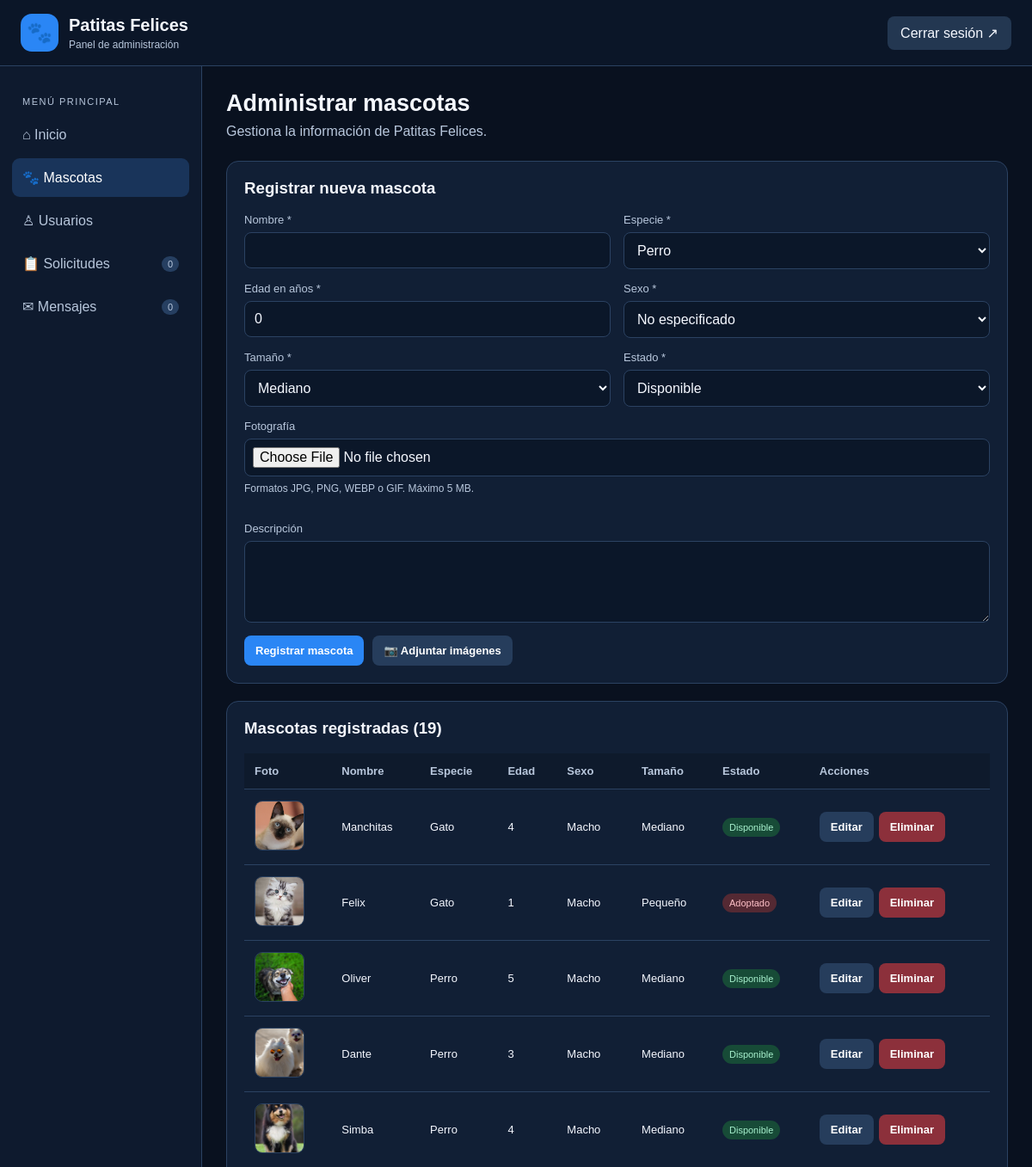
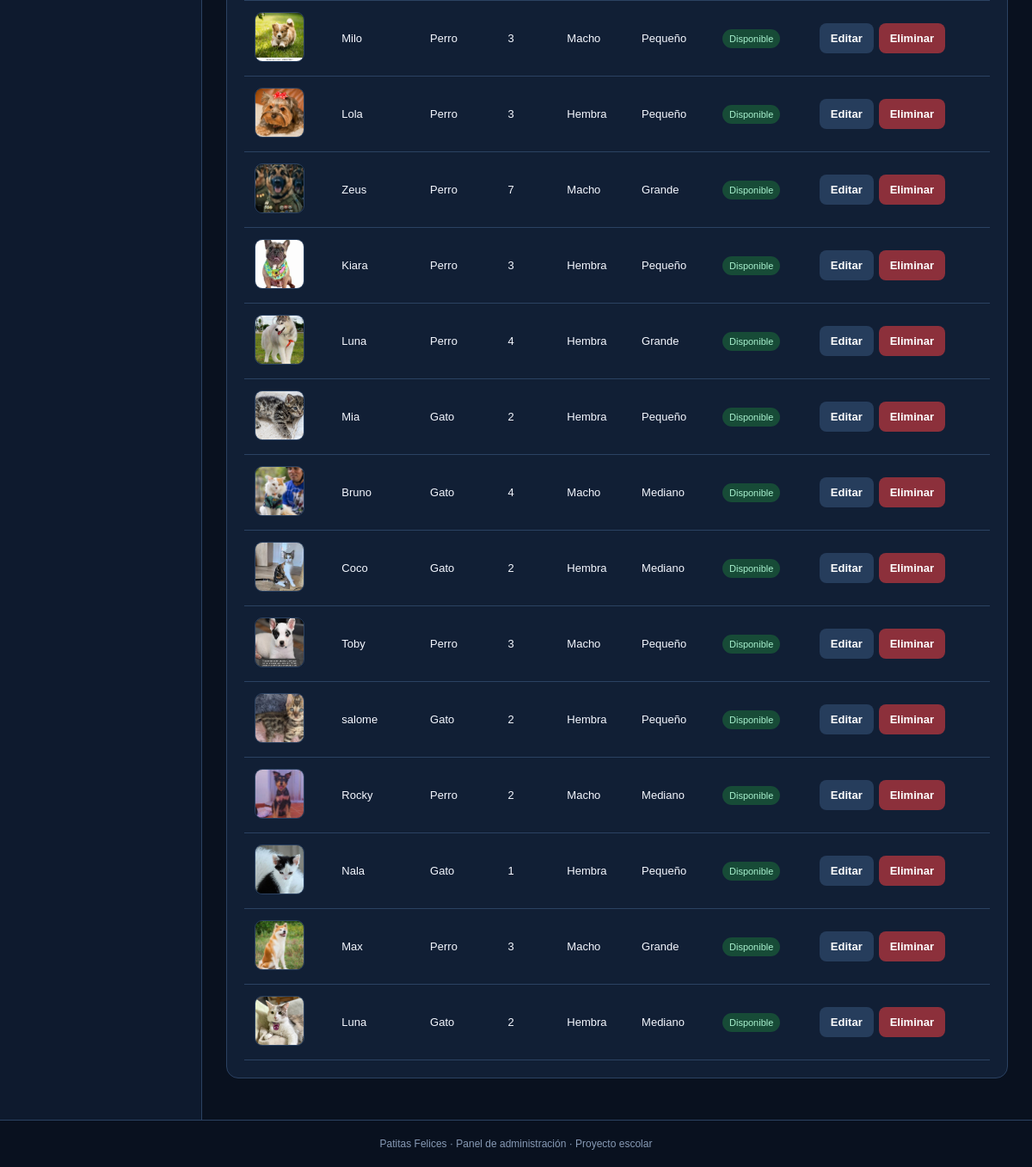
The page /admin/dashboard.php?seccion=mascotas (signed in) on the database its author committed (2 pictures, top to bottom).
### tables this page shows
CREATE TABLE `mascotas` (
  `id_mascota` int(10) UNSIGNED NOT NULL,
  `nombre` varchar(100) NOT NULL,
  `especie` enum('Perro','Gato','Otro') NOT NULL,
  `edad` tinyint(3) UNSIGNED NOT NULL DEFAULT 0,
  `sexo` enum('Macho','Hembra','No especificado') NOT NULL DEFAULT 'No especificado',
  `tamano` enum('Pequeño','Mediano','Grande') NOT NULL DEFAULT 'Mediano',
  `descripcion` text DEFAULT NULL,
  `foto` varchar(500) DEFAULT NULL,
  `estado` enum('Disponible','En proceso','Adoptado') NOT NULL DEFAULT 'Disponible',
  `fecha_registro` timestamp NOT NULL DEFAULT current_timestamp()
);

### includes/auth.php (called while the page is built, shortened)
<?php
if (!function_exists('h')) {
    function h(?string $value): string
    {
        return htmlspecialchars(
            $value ?? '',
            ENT_QUOTES,
            'UTF-8'
        );
    }
}

### admin/dashboard.php (the view, shortened to what this page needs)
<?php
require_once __DIR__ . '/../includes/db.php';
require_once __DIR__ . '/../includes/auth.php';
$seccion = $_GET['seccion'] ?? 'inicio';
$totalMascotas = (int) $pdo->query(
    "SELECT COUNT(*) FROM mascotas"
)->fetchColumn();
$disponibles = (int) $pdo->query(
    "SELECT COUNT(*) FROM mascotas WHERE estado='Disponible'"
)->fetchColumn();
$totalUsuarios = (int) $pdo->query(
    "SELECT COUNT(*) FROM usuarios"
)->fetchColumn();
$totalSolicitudes = (int) $pdo->query(
    "SELECT COUNT(*) FROM solicitudes_adopcion"
)->fetchColumn();
$pendientes = (int) $pdo->query(
    "SELECT COUNT(*) FROM solicitudes_adopcion WHERE estado='Pendiente'"
)->fetchColumn();
$totalMensajes = (int) $pdo->query(
    "SELECT COUNT(*) FROM mensajes_contacto"
)->fetchColumn();
$noLeidos = (int) $pdo->query(
    "SELECT COUNT(*) FROM mensajes_contacto WHERE leido=0"
)->fetchColumn();
$mascotas = $pdo->query(
    "SELECT * FROM mascotas ORDER BY fecha_registro DESC"
)->fetchAll(PDO::FETCH_ASSOC);
$editarMascota = null;
$titulos = [
    'inicio' => 'Panel principal',
    'mascotas' => 'Administrar mascotas',
    'usuarios' => 'Administrar usuarios',
    'solicitudes' => 'Solicitudes de adopción',
    'mensajes' => 'Mensajes de contacto'
];
?>
<!DOCTYPE html>
<html lang="es">
<head>
</head>
<body>
<header class="barra">
    <div class="marca">
        <div class="logo">🐾</div>
        <div>
            <h1>Patitas Felices</h1>
            <p>Panel de administración</p>
        </div>
    </div>
    <a class="cerrar" href="logout.php">Cerrar sesión ↗</a>
</header>
<div class="layout">
<aside class="menu">
    <p class="menu-titulo">MENÚ PRINCIPAL</p>
    <nav class="menu-enlaces">
        <a class="<?= $seccion==='inicio'?'activo':'' ?>" href="dashboard.php?seccion=inicio">⌂ Inicio</a>
        <a class="<?= $seccion==='mascotas'?'activo':'' ?>" href="dashboard.php?seccion=mascotas">🐾 Mascotas</a>
        <a class="<?= $seccion==='usuarios'?'activo':'' ?>" href="dashboard.php?seccion=usuarios">♙ Usuarios</a>
        <a class="<?= $seccion==='solicitudes'?'activo':'' ?>" href="dashboard.php?seccion=solicitudes">📋 Solicitudes <span class="numero"><?= $pendientes ?></span></a>
        <a class="<?= $seccion==='mensajes'?'activo':'' ?>" href="dashboard.php?seccion=mensajes">✉ Mensajes <span class="numero"><?= $noLeidos ?></span></a>
    </nav>
</aside>
<main>
<div class="encabezado">
    <div>
        <h2><?= h($titulos[$seccion]) ?></h2>
        <p>Gestiona la información de Patitas Felices.</p>
    </div>
</div>
<?php if ($seccion === 'inicio'): ?>
<section class="bienvenida">
    <h3>¡Bienvenido al administrador! 🐾</h3>
    <p>Administra las mascotas, revisa las solicitudes de adopción, gestiona los usuarios y consulta los mensajes recibidos.</p>
</section>
<section class="estadisticas">
    <div class="estadistica"><p>Total de mascotas</p><strong><?= $totalMascotas ?></strong><small>Registradas</small></div>
    <div class="estadistica"><p>Mascotas disponibles</p><strong><?= $disponibles ?></strong><small>Esperando un hogar</small></div>
    <div class="estadistica"><p>Usuarios registrados</p><strong><?= $totalUsuarios ?></strong><small>Cuentas del sistema</small></div>
    <div class="estadistica"><p>Solicitudes pendientes</p><strong><?= $pendientes ?></strong><small>Por revisar</small></div>
    <div class="estadistica"><p>Total de solicitudes</p><strong><?= $totalSolicitudes ?></strong><small>Recibidas</small></div>
    <div class="estadistica"><p>Total de mensajes</p><strong><?= $totalMensajes ?></strong><small>De contacto</small></div>
</section>
<section class="panel">
    <h3>Accesos rápidos</h3>
    <div class="atajos">
        <a class="atajo" href="dashboard.php?seccion=mascotas"><strong>🐶 Administrar mascotas</strong><span>Agregar, editar y eliminar mascotas.</span></a>
        <a class="atajo" href="dashboard.php?seccion=usuarios"><strong>👤 Administrar usuarios</strong><span>Gestionar las cuentas registradas.</span></a>
        <a class="atajo" href="dashboard.php?seccion=solicitudes"><strong>📋 Solicitudes</strong><span>Revisar solicitudes de adopción.</span></a>
        <a class="atajo" href="dashboard.php?seccion=mensajes"><strong>✉ Mensajes</strong><span>Leer mensajes de contacto.</span></a>
        <a class="atajo" href="../index.php" target="_blank"><strong>🌐 Ver página pública</strong><span>Abrir la página principal.</span></a>
    </div>
</section>
<?php elseif ($seccion === 'mascotas'): ?>
<section class="panel">
<h3><?= $editarMascota?'Editar mascota':'Registrar nueva mascota' ?></h3>
<form class="formulario" method="POST" enctype="multipart/form-data" action="dashboard.php?seccion=mascotas">
    <div class="campo"><label>Nombre *</label><input name="nombre" required value="<?= h($editarMascota['nombre']??'') ?>"></div>
    <div class="campo"><label>Especie *</label><select name="especie"><?php foreach(['Perro','Gato','Otro'] as $v): ?><option <?= ($editarMascota['especie']??'Perro')===$v?'selected':'' ?>><?= h($v) ?></option><?php endforeach; ?></select></div>
    <div class="campo"><label>Edad en años *</label><input type="number" name="edad" min="0" max="100" required value="<?= h($editarMascota['edad']??0) ?>"></div>
    <div class="campo"><label>Sexo *</label><select name="sexo"><?php foreach(['Macho','Hembra','No especificado'] as $v): ?><option <?= ($editarMascota['sexo']??'No especificado')===$v?'selected':'' ?>><?= h($v) ?></option><?php endforeach; ?></select></div>
    <div class="campo"><label>Tamaño *</label><select name="tamano"><?php foreach(['Pequeño','Mediano','Grande'] as $v): ?><option <?= ($editarMascota['tamano']??'Mediano')===$v?'selected':'' ?>><?= h($v) ?></option><?php endforeach; ?></select></div>
    <div class="campo"><label>Estado *</label><select name="estado"><?php foreach(['Disponible','En proceso','Adoptado'] as $v): ?><option <?= ($editarMascota['estado']??'Disponible')===$v?'selected':'' ?>><?= h($v) ?></option><?php endforeach; ?></select></div>
    <div class="campo completo">
        <label>Fotografía</label>
        <input id="foto" type="file" name="foto" accept="image/jpeg,image/png,image/webp,image/gif">
        <span class="ayuda">Formatos JPG, PNG, WEBP o GIF. Máximo 5 MB.</span>
    </div>
    <div class="campo completo"><label>Descripción</label><textarea name="descripcion"><?= h($editarMascota['descripcion']??'') ?></textarea></div>
    <div class="acciones-formulario">
        <button class="boton" type="submit"><?= $editarMascota?'Guardar cambios':'Registrar mascota' ?></button>
        <label class="boton boton-sec" for="foto" style="cursor:pointer">📷 Adjuntar imágenes</label>
    </div>
</form>
</section>
<section class="panel">
<h3>Mascotas registradas (<?= count($mascotas) ?>)</h3>
<div class="tabla-contenedor"><table>
<thead><tr><th>Foto</th><th>Nombre</th><th>Especie</th><th>Edad</th><th>Sexo</th><th>Tamaño</th><th>Estado</th><th>Acciones</th></tr></thead>
<tbody>
<?php foreach ($mascotas as $m): ?>
<tr>
<td><?php if (!empty($m['foto'])): ?><img class="foto-mini" src="<?= h($m['foto']) ?>" alt="<?= h($m['nombre']) ?>"><?php else: ?><div class="sin-foto">🐾</div><?php endif; ?></td>
<td><?= h($m['nombre']) ?></td><td><?= h($m['especie']) ?></td><td><?= h($m['edad']) ?></td><td><?= h($m['sexo']) ?></td><td><?= h($m['tamano']) ?></td>
<td><span class="etiqueta <?= $m['estado']==='Disponible'?'verde':($m['estado']==='Adoptado'?'rojo':'amarillo') ?>"><?= h($m['estado']) ?></span></td>
<td><div class="acciones">
<a class="boton boton-sec" href="dashboard.php?seccion=mascotas&editar=<?= (int)$m['id_mascota'] ?>">Editar</a>
<form method="POST" action="dashboard.php?seccion=mascotas" onsubmit="return confirm('¿Eliminar esta mascota?')">
<button class="boton boton-rojo">Eliminar</button>
</form>
</div></td>
</tr>
<?php endforeach; ?>
</tbody></table></div>
</section>
<?php endif; ?>
</main>
</div>
<footer class="pie">Patitas Felices · Panel de administración · Proyecto escolar</footer>
</body>
</html>

### admin/dashboard.php (style rules this page uses)
:root { --fondo:#09111f; --fondo2:#0e1a2e; --tarjeta:#111f35; --campo:#0b1729; --borde:#2b4262; --texto:#f5f8ff; --suave:#b8c7dc; --azul:#2a86f5; --azul2:#66adff; --verde:#238653; --amarillo:#f4bd50; --rojo:#d14f5b; }
* { box-sizing:border-box }
body { margin:0;background:var(--fondo);color:var(--texto);font-family:Arial,sans-serif }
a { color:inherit;text-decoration:none }
button,input,select,textarea { font:inherit }
.barra { background:#0b1628;border-bottom:1px solid var(--borde);padding:16px 24px;display:flex;align-items:center;justify-content:space-between;gap:15px;flex-wrap:wrap }
.marca { display:flex;align-items:center;gap:12px }
.logo { width:44px;height:44px;display:grid;place-items:center;border-radius:13px;background:var(--azul);font-size:24px }
.marca h1 { margin:0;font-size:20px }
.marca p { margin:4px 0 0;color:var(--suave);font-size:12px }
.cerrar { background:#233751;padding:10px 15px;border-radius:8px }
.layout { display:grid;grid-template-columns:235px minmax(0,1fr);min-height:calc(100vh - 77px) }
.menu { padding:24px 14px;background:var(--fondo2);border-right:1px solid var(--borde) }
.menu-titulo { font-size:11px;letter-spacing:1.5px;color:var(--suave);padding:0 12px }
.menu a { display:flex;align-items:center;gap:10px;padding:13px 12px;margin:5px 0;border-radius:9px;color:var(--suave) }
.menu a:hover,.menu a.activo { background:#19345a;color:#fff }
.numero { margin-left:auto;padding:3px 7px;background:#263f61;border-radius:20px;font-size:11px }
main { padding:28px;min-width:0 }
.encabezado { display:flex;align-items:center;justify-content:space-between;gap:15px;flex-wrap:wrap;margin-bottom:25px }
.encabezado h2 { margin:0;font-size:27px }
.encabezado p { color:var(--suave);margin:8px 0 0 }
.estadistica,.panel { background:var(--tarjeta);border:1px solid var(--borde);border-radius:14px;padding:20px;margin-bottom:20px }
.panel h3 { margin:0 0 18px }
.boton { border:0;display:inline-flex;align-items:center;justify-content:center;gap:6px;padding:10px 13px;border-radius:8px;background:var(--azul);color:#fff;cursor:pointer;font-weight:bold;font-size:13px }
.boton-sec { background:#263d5c }
.boton-rojo { background:#8c303b }
.formulario { display:grid;grid-template-columns:repeat(2,minmax(0,1fr));gap:15px }
.campo { display:flex;flex-direction:column;gap:7px;min-width:0 }
.campo.completo { grid-column:1/-1 }
.campo label { font-size:13px;color:var(--suave) }
.campo input,.campo select,.campo textarea { width:100%;background:var(--campo);color:var(--texto);border:1px solid var(--borde);border-radius:8px;padding:11px }
.campo textarea { min-height:95px;resize:vertical }
.campo input[type=file] { padding:9px }
.ayuda { font-size:12px;color:var(--suave) }
.acciones-formulario { display:flex;gap:10px;flex-wrap:wrap;grid-column:1/-1 }
.tabla-contenedor { overflow-x:auto;width:100% }
table { border-collapse:collapse;width:100%;min-width:760px }
th,td { padding:13px 12px;text-align:left;border-bottom:1px solid var(--borde);vertical-align:middle;font-size:13px }
th { color:var(--suave);background:#0e1a2c }
td { overflow-wrap:anywhere }
.foto-mini { width:58px;height:58px;object-fit:cover;border-radius:9px;background:var(--campo);border:1px solid var(--borde) }
.etiqueta { display:inline-block;padding:5px 8px;border-radius:20px;font-size:11px;background:#233751 }
.verde { background:#174b37;color:#a8f1ce }
.rojo { background:#542933;color:#ffc1c8 }
.acciones { display:flex;flex-wrap:wrap;gap:6px;align-items:center }
.acciones form { display:inline;margin:0 }
.pie { text-align:center;color:#879ab5;font-size:12px;padding:20px;border-top:1px solid var(--borde) }

### rows shown on the page
mascotas: foto (picture), nombre "Manchitas", especie "Gato", edad "4", sexo "Macho", tamano "Mediano", estado "Disponible"
mascotas: foto (picture), nombre "Felix", especie "Gato", edad "1", sexo "Macho", tamano "Pequeño", estado "Adoptado"
mascotas: foto (picture), nombre "Oliver", especie "Perro", edad "5", sexo "Macho", tamano "Mediano", estado "Disponible"
mascotas: foto (picture), nombre "Dante", especie "Perro", edad "3", sexo "Macho", tamano "Mediano", estado "Disponible"
mascotas: foto (picture), nombre "Simba", especie "Perro", edad "4", sexo "Macho", tamano "Mediano", estado "Disponible"
mascotas: foto (picture), nombre "Milo", especie "Perro", edad "3", sexo "Macho", tamano "Pequeño", estado "Disponible"
mascotas: foto (picture), nombre "Lola", especie "Perro", edad "3", sexo "Hembra", tamano "Pequeño", estado "Disponible"
mascotas: foto (picture), nombre "Zeus", especie "Perro", edad "7", sexo "Macho", tamano "Grande", estado "Disponible"
mascotas: foto (picture), nombre "Kiara", especie "Perro", edad "3", sexo "Hembra", tamano "Pequeño", estado "Disponible"
mascotas: foto (picture), nombre "Luna", especie "Perro", edad "4", sexo "Hembra", tamano "Grande", estado "Disponible"
mascotas: foto (picture), nombre "Mia", especie "Gato", edad "2", sexo "Hembra", tamano "Pequeño", estado "Disponible"
mascotas: foto (picture), nombre "Bruno", especie "Gato", edad "4", sexo "Macho", tamano "Mediano", estado "Disponible"
mascotas: foto (picture), nombre "Coco", especie "Gato", edad "2", sexo "Hembra", tamano "Mediano", estado "Disponible"
mascotas: foto (picture), nombre "Toby", especie "Perro", edad "3", sexo "Macho", tamano "Pequeño", estado "Disponible"
mascotas: foto (picture), nombre "salome", especie "Gato", edad "2", sexo "Hembra", tamano "Pequeño", estado "Disponible"
mascotas: foto (picture), nombre "Rocky", especie "Perro", edad "2", sexo "Macho", tamano "Mediano", estado "Disponible"
mascotas: foto (picture), nombre "Nala", especie "Gato", edad "1", sexo "Hembra", tamano "Pequeño", estado "Disponible"
mascotas: foto (picture), nombre "Max", especie "Perro", edad "3", sexo "Macho", tamano "Grande", estado "Disponible"
mascotas: foto (picture), nombre "Luna", especie "Gato", edad "2", sexo "Hembra", tamano "Mediano", estado "Disponible"

### other values the page prints
$pendientes "0"
$noLeidos "0"
$titulos[$seccion] "Administrar mascotas"
count($mascotas) "19"
form field especie "Perro"
form field sexo "No especificado"
form field tamano "Mediano"
form field estado "Disponible"
